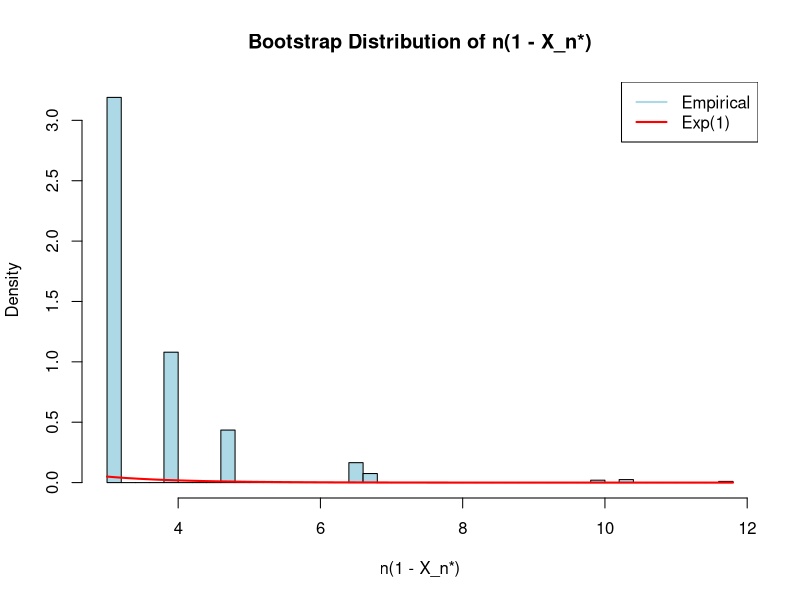

The R script that drew this image:
set.seed(12345)

n <- 1000  # Sample size
B <- 1000  # Number of bootstrap samples

X <- runif(n, 0, 1)  # Generate original sample
X_n <- max(X)  # Compute sample maximum

X_n_bootstrap <- numeric(B)  # Store bootstrap maxima

for (i in 1:B) {
  X_star <- sample(X, n, replace = TRUE)  # Bootstrap resampling
  X_n_bootstrap[i] <- max(X_star)  # Compute max for each bootstrap sample
}

prob_max_equals <- mean(X_n_bootstrap == X_n)
cat("Empirical Probability P(X_n* = X_n):", prob_max_equals, "\n")

expected_prob <- 1 - exp(-1)  # 1 - e^-1
cat("Theoretical Probability (1 - e^-1):", expected_prob, "\n")

hist(n * (1 - X_n_bootstrap), 
     breaks = 50, 
     probability = TRUE, 
     main = "Bootstrap Distribution of n(1 - X_n*)",
     xlab = "n(1 - X_n*)", 
     col = "lightblue", 
     border = "black")

# Add theoretical density curve
curve(dexp(x, rate = 1), add = TRUE, col = "red", lwd = 2)

# Add legend
legend("topright", legend = c("Empirical", "Exp(1)"), col = c("lightblue", "red"), lwd = 2)


